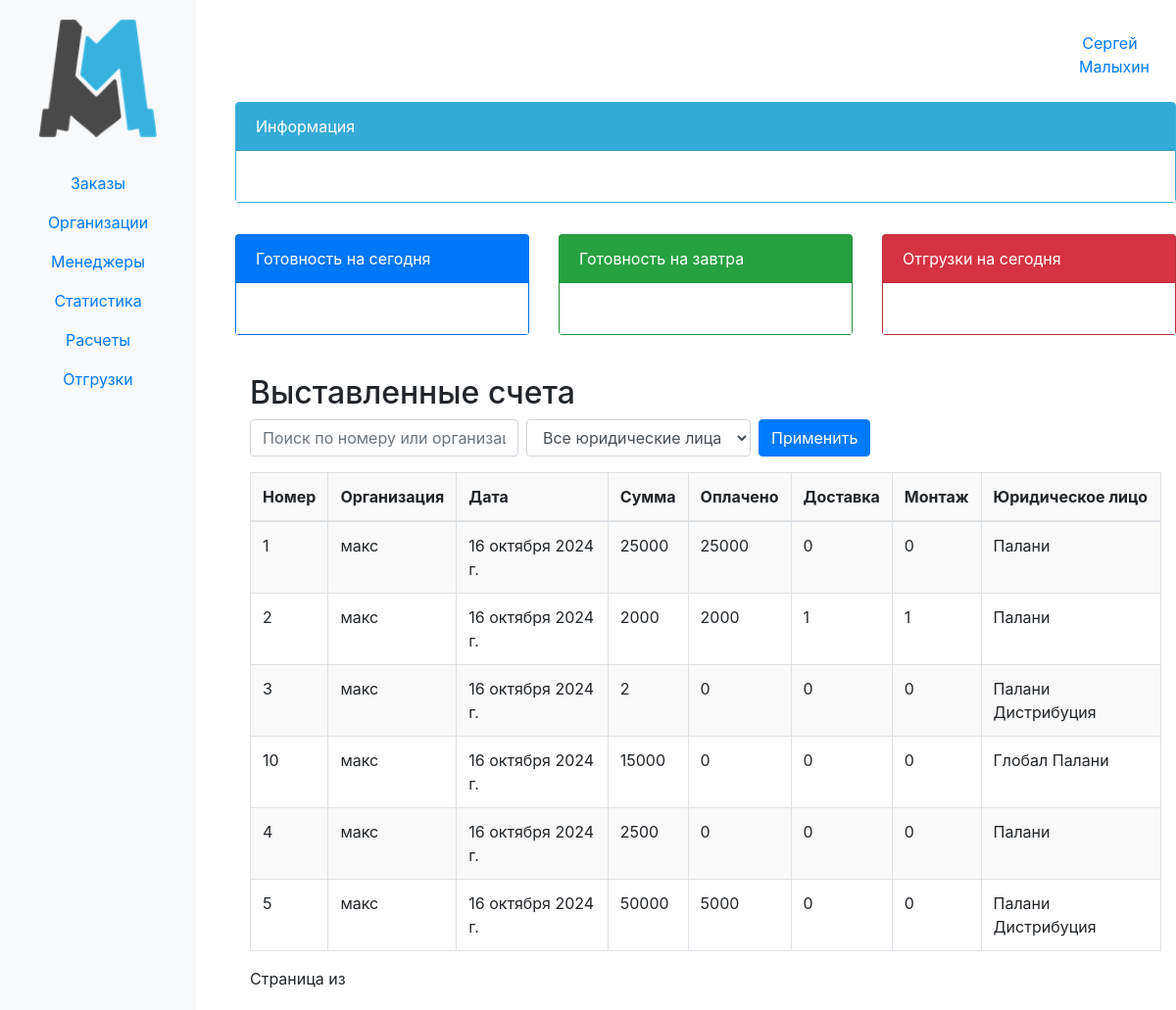
Before: /erp_main/invoices_list/ (signed in) with the older database file.
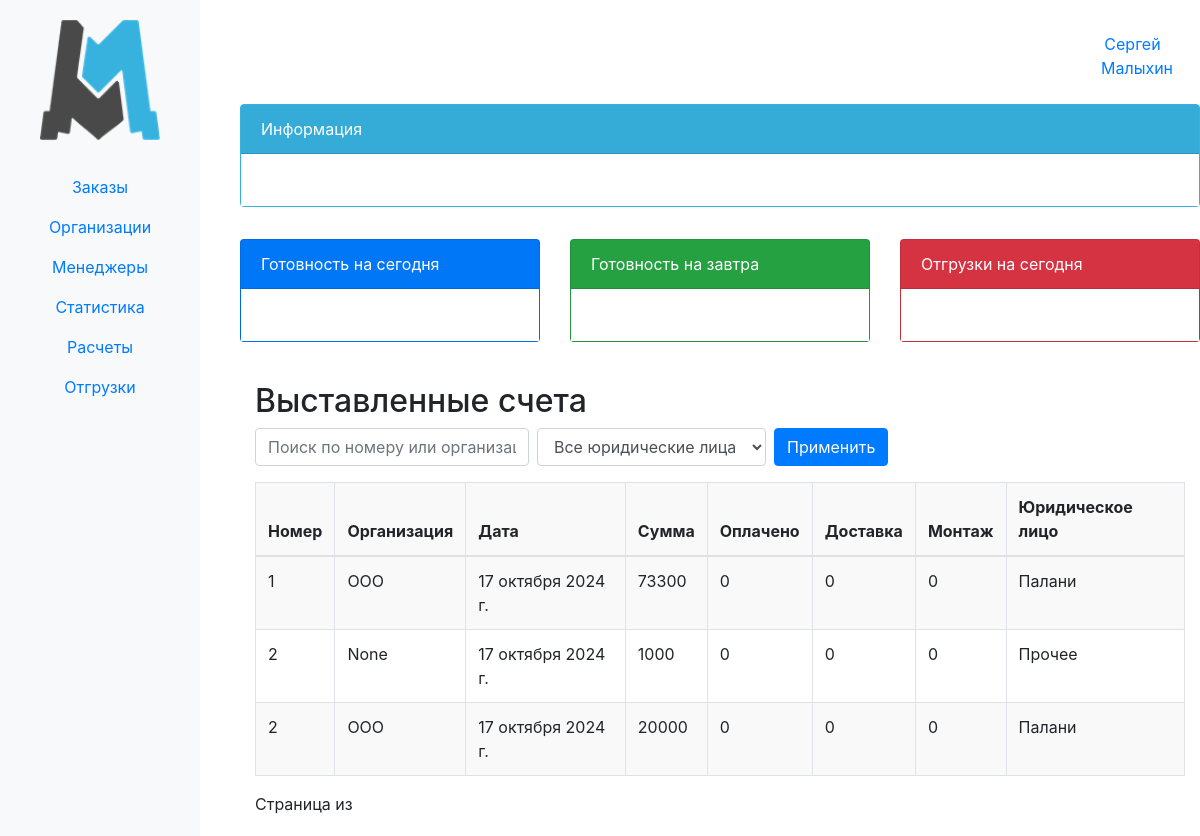
After: the same page with the newer database file.
### erp_main/models.py (models this page shows, shortened)
class Invoice(models.Model):
    ENTITY_CHOICE = (
        ('P', 'Палани'),
        ('PI', 'Палани Инжиниринг'),
        ('PD', 'Палани Дистрибуция'),
        ('GP', 'Глобал Палани'),
        ('DMM', 'Двери металл-М'),
        ('FL', 'Прочее')
    )
    number = models.CharField(max_length=5, blank=True, null=True)
    organization = models.ForeignKey(Organization, related_name='organization', on_delete=models.CASCADE)
    date = models.DateField(auto_now_add=True)
    amount = models.IntegerField(default=0)
    payed_amount = models.IntegerField(default=0)
    shipping_amount = models.IntegerField(default=0)
    montage_amount = models.IntegerField(default=0)
    legal_entity = models.CharField(max_length=50, choices=ENTITY_CHOICE)

class Organization(models.Model):
    name = models.CharField(max_length=100, blank=True, null=True)
    inn = models.CharField(max_length=15, blank=True, null=True)
    phone_number = models.CharField(max_length=15, blank=True, null=True)
    name_fl = models.CharField(max_length=15, blank=True, null=True)
    user = models.ForeignKey(User, related_name='organizations', on_delete=models.CASCADE)
    class Meta:
        verbose_name_plural = 'Организации'

### erp_main/views.py (the view)
# urls.py: path('invoices_list/', views.invoices_list, name='invoices_list'),
@login_required(login_url='login')
def invoices_list(request):
    invoices = Invoice.objects.all()
    return render(request, 'invoices_list.html', {'invoices': invoices})

### erp_main/templates/invoices_list.html (shortened to what this page needs)
{% extends 'base.html' %}
{% block content %}
<div class="container mt-4">
    <h2>Выставленные счета</h2>
    <form method="GET" action="{% url 'invoices_list' %}" class="form-inline mb-3">
        <label>
            <input type="text" name="search" class="form-control mr-2" placeholder="Поиск по номеру или организации" value="{{ request.GET.search }}">
        </label>
        <label>
            <select name="legal_entity" class="form-control mr-2">
                <option value="">Все юридические лица</option>
            </select>
        </label>
        <button type="submit" class="btn btn-primary">Применить</button>
    </form>
    <table class="table table-bordered">
        <thead>
            <tr>
                <th>Номер</th>
                <th>Организация</th>
                <th>Дата</th>
                <th>Сумма</th>
                <th>Оплачено</th>
                <th>Доставка</th>
                <th>Монтаж</th>
                <th>Юридическое лицо</th>
            </tr>
        </thead>
        <tbody>
            {% for invoice in invoices %}
            <tr>
                <td>{{ invoice.number }}</td>
                <td>{{ invoice.organization.name }}</td>
                <td>{{ invoice.date }}</td>
                <td>{{ invoice.amount }}</td>
                <td>{{ invoice.payed_amount }}</td>
                <td>{{ invoice.shipping_amount }}</td>
                <td>{{ invoice.montage_amount }}</td>
                <td>{{ invoice.get_legal_entity_display }}</td>
            </tr>
            {% empty %}
            <tr>
                <td colspan="8" class="text-center">Нет данных для отображения</td>
            </tr>
            {% endfor %}
        </tbody>
    </table>
    <div class="pagination">
        <span>Страница {{ invoices.number }} из {{ invoices.paginator.num_pages }}</span>
    </div>
</div>
{% endblock %}

### templates/base.html (shortened to what this page needs)
{% load static %}
<!DOCTYPE html>
<html lang="ru">
<head>
    <link href="https://maxcdn.bootstrapcdn.com/bootstrap/4.5.2/css/bootstrap.min.css" rel="stylesheet">
</head>
<body>
<div class="container-fluid">
    <div class="row">
        <nav class="col-md-2 d-none d-md-block bg-light sidebar">
            <div style="text-align: center;">
                <a href="{% url 'index' %}">
                    <img src="{% static 'erp_main/images/logo.png' %}" style="width: 120px; height: auto;" alt="Главная">
                </a>
            </div>
            <br>
            <div class="sidebar-sticky">
                <ul class="nav flex-column text-center">
                    <li class="nav-item">
                        <a class="nav-link active" href="#">Заказы</a>
                    </li>
                    <li class="nav-item">
                        <a class="nav-link" href="#">Организации</a>
                    </li>
                    <li class="nav-item">
                        <a class="nav-link" href="#">Менеджеры</a>
                    </li>
                    <li class="nav-item">
                        <a class="nav-link" href="#">Статистика</a>
                    </li>
                    <li class="nav-item">
                        <a class="nav-link" href="#">Расчеты</a>
                    </li>
                    <li class="nav-item">
                        <a class="nav-link" href="#">Отгрузки</a>
                    </li>
                </ul>
            </div>
        </nav>
        <main role="main" class="col-md-10 main-content">
            <div class="row my-1">
                <div class="col-md-12">
                    <div class="row mb-0">
                        <div class="col-md-2 text-center" style="background: none;">
                            <div class="alert alert-info" role="alert">
                                {% if user.is_authenticated %}
                                    <li class="nav-item">
                                        <a class="nav-link" href="#">{{ user.first_name }} {{ user.last_name }}</a>
                                    </li>
                                {% endif %}
                            </div>
                        </div>
                    </div>
                    <div class="card mb-3 text-white" id="first-block">
                        <div class="card-header">Информация</div>
                        <div class="card-body">
                        </div>
                    </div>
                </div>
            </div>
            <div class="row my-3">
                <div class="col-md-4">
                    <div class="card text-white bg-primary mb-3">
                        <div class="card-header">Готовность на сегодня</div>
                        <div class="card-body">
                        </div>
                    </div>
                </div>
                <div class="col-md-4">
                    <div class="card text-white bg-success mb-3">
                        <div class="card-header">Готовность на завтра</div>
                        <div class="card-body">
                        </div>
                    </div>
                </div>
                <div class="col-md-4">
                    <div class="card text-white bg-danger mb-3">
                        <div class="card-header">Отгрузки на сегодня</div>
                        <div class="card-body">
                        </div>
                    </div>
                </div>
            </div>
        {% block content %}
        {% endblock %}
        </main>
    </div>
</div>
</body>
</html>

### templates/base.html (style rules this page uses)
.alert-info { background: none; padding-top: 0; padding-bottom: 0; border: none; }
.nav-item { position: relative; list-style: none; }
.nav-link { transition: background-color 0.3s; border-radius: 5px; }
.sidebar { width: 200px; padding-top: 20px; position: fixed; height: 100%; overflow-y: auto; background-color: #f8f9fa !important; }
.main-content { margin-left: 220px; padding: 20px; flex-grow: 1; }
table { border-collapse: collapse; width: 100%; }
th, td { border: 1px solid #dee2e6; padding: 8px; text-align: left; }
tr:nth-child(odd) { background-color: #f9f9f9; }
tr:nth-child(even) { background-color: #ffffff; }
.card-body { text-align: center; background-color: white; }
#first-block { border: 1px solid #37b1de; background-color: #37b1de; }

Changed rows visible on the page:
removed Invoice: number "10", organization.name "макс", date "16 октября 2024 г.", amount "15000", payed_amount "0", shipping_amount "0", montage_amount "0", legal_entity "Глобал Палани"
removed Invoice: number "4", organization.name "макс", date "16 октября 2024 г.", amount "2500", payed_amount "0", shipping_amount "0", montage_amount "0", legal_entity "Палани"
removed Invoice: number "5", organization.name "макс", date "16 октября 2024 г.", amount "50000", payed_amount "5000", shipping_amount "0", montage_amount "0", legal_entity "Палани Дистрибуция"
changed Invoice (number 1 of 3 on the later page): organization.name "макс" → "ООО"; date "16 октября 2024 г." → "17 октября 2024 г."; amount "25000" → "73300"; payed_amount "25000" → "0"
changed Invoice: organization.name "макс" → "None"; date "16 октября 2024 г." → "17 октября 2024 г."; amount "2000" → "1000"; payed_amount "2000" → "0"; shipping_amount "1" → "0"; montage_amount "1" → "0"; legal_entity "Палани" → "Прочее"
changed Invoice (number 3 of 3 on the later page): number "3" → "2"; organization.name "макс" → "ООО"; date "16 октября 2024 г." → "17 октября 2024 г."; amount "2" → "20000"; legal_entity "Палани Дистрибуция" → "Палани"
